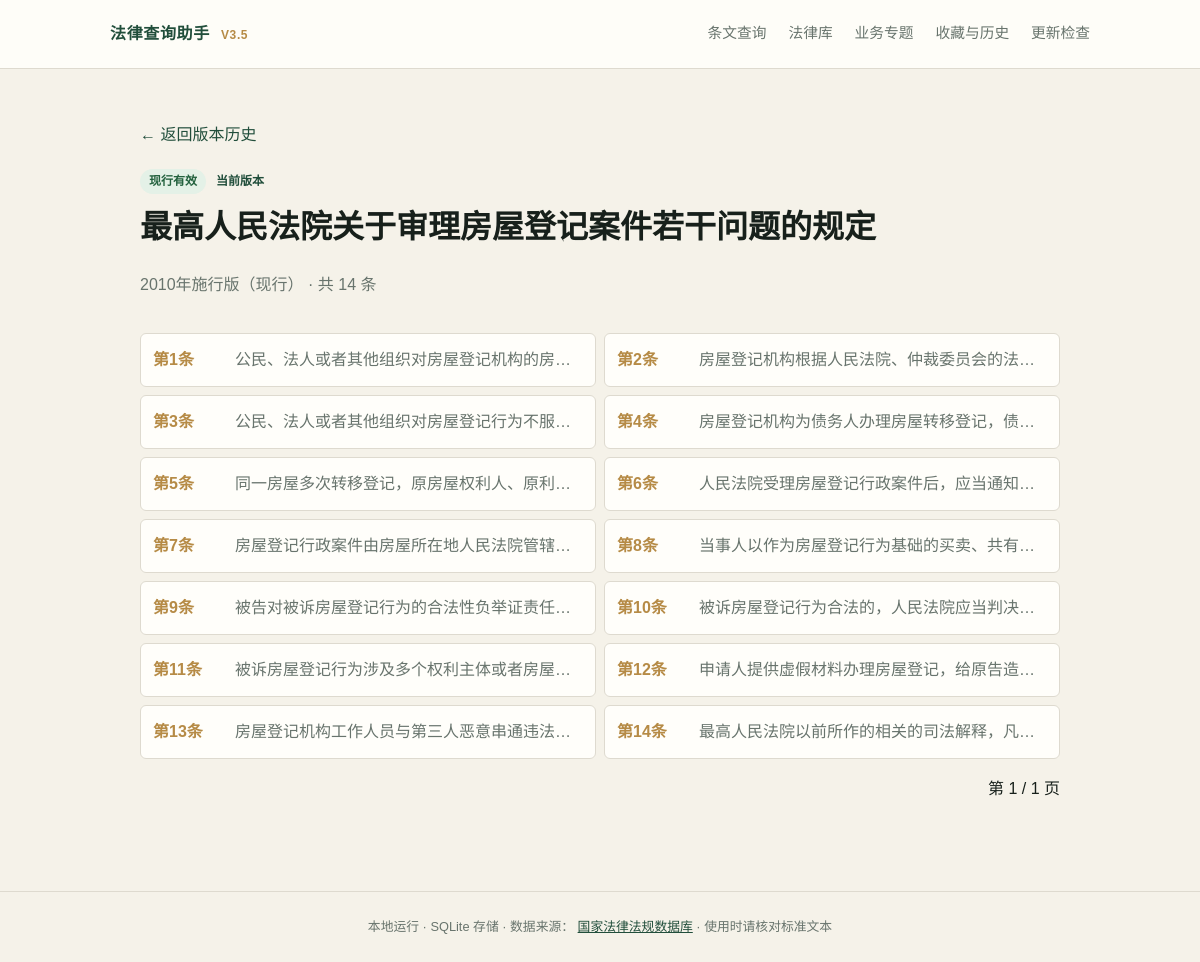
Page /laws/spc-house-registration-provisions/versions/20 on the committed database.
### tables this page shows
CREATE TABLE law_versions (
    id INTEGER PRIMARY KEY AUTOINCREMENT,
    law_id INTEGER NOT NULL,
    version_label TEXT NOT NULL,
    status TEXT NOT NULL DEFAULT 'effective',
    promulgation_date TEXT,
    effective_date TEXT,
    expiry_date TEXT,
    source_url TEXT NOT NULL DEFAULT '',
    source_record_id TEXT NOT NULL DEFAULT '',
    source_hash TEXT NOT NULL DEFAULT '',
    is_current INTEGER NOT NULL DEFAULT 0 CHECK (is_current IN (0, 1)),
    imported_at TEXT NOT NULL DEFAULT CURRENT_TIMESTAMP,
    FOREIGN KEY (law_id) REFERENCES laws(id) ON DELETE CASCADE,
    UNIQUE (law_id, version_label)
);

CREATE TABLE laws (
    id INTEGER PRIMARY KEY AUTOINCREMENT,
    slug TEXT NOT NULL UNIQUE,
    title TEXT NOT NULL,
    short_name TEXT NOT NULL DEFAULT '',
    issuing_authority TEXT NOT NULL DEFAULT '',
    jurisdiction TEXT NOT NULL DEFAULT '中国',
    category TEXT NOT NULL DEFAULT '法律',
    status TEXT NOT NULL DEFAULT 'effective',
    promulgation_date TEXT,
    effective_date TEXT,
    expiry_date TEXT,
    source_url TEXT NOT NULL DEFAULT '',
    description TEXT NOT NULL DEFAULT '',
    created_at TEXT NOT NULL DEFAULT CURRENT_TIMESTAMP,
    updated_at TEXT NOT NULL DEFAULT CURRENT_TIMESTAMP
);

CREATE TABLE articles (
    id INTEGER PRIMARY KEY AUTOINCREMENT,
    law_version_id INTEGER NOT NULL,
    article_no INTEGER NOT NULL,
    title TEXT NOT NULL DEFAULT '',
    content TEXT NOT NULL,
    book TEXT NOT NULL DEFAULT '',
    chapter TEXT NOT NULL DEFAULT '',
    keywords TEXT NOT NULL DEFAULT '',
    related_articles TEXT NOT NULL DEFAULT '',
    created_at TEXT NOT NULL DEFAULT CURRENT_TIMESTAMP,
    updated_at TEXT NOT NULL DEFAULT CURRENT_TIMESTAMP,
    FOREIGN KEY (law_version_id) REFERENCES law_versions(id) ON DELETE CASCADE,
    UNIQUE (law_version_id, article_no)
);

### app.py (the view)
    @app.get("/laws/<law_slug>/versions/<int:version_id>")
    def version_articles(law_slug: str, version_id: int):
        db = get_db()
        version = db.execute(
            """
            SELECT v.*, l.slug AS law_slug, l.title AS law_title, l.short_name AS law_short_name
            FROM law_versions v JOIN laws l ON l.id=v.law_id
            WHERE l.slug=? AND v.id=?
            """,
            (law_slug, version_id),
        ).fetchone()
        if version is None:
            abort(404)
        page = max(request.args.get("page", 1, type=int), 1)
        per_page = 100
        total = db.execute("SELECT COUNT(*) FROM articles WHERE law_version_id=?", (version_id,)).fetchone()[0]
        articles = db.execute(
            """
            SELECT * FROM articles WHERE law_version_id=?
            ORDER BY article_no LIMIT ? OFFSET ?
            """,
            (version_id, per_page, (page - 1) * per_page),
        ).fetchall()
        return render_template(
            "version_articles.html", version=version, articles=articles, page=page,
            per_page=per_page, total=total,
        )

### db.py (called while the page is built)
def get_db() -> sqlite3.Connection:
    if "db" not in g:
        db_path = Path(current_app.config["DATABASE"])
        db_path.parent.mkdir(parents=True, exist_ok=True)
        g.db = sqlite3.connect(db_path)
        g.db.row_factory = sqlite3.Row
        g.db.execute("PRAGMA foreign_keys = ON")
    return g.db

### templates/version_articles.html (shortened to what this page needs)
{% extends "base.html" %}
{% block content %}
  <a class="back" href="{{ url_for('law_detail', law_slug=version['law_slug']) }}">← 返回版本历史</a>
  <div class="page-title compact">
    <div class="source-row"><span class="status-badge {{ version['status'] }}">{{ version['status']|status_label }}</span>{% if version['is_current'] %}<span class="current-mark">当前版本</span>{% endif %}</div>
    <h1>{{ version['law_title'] }}</h1><p>{{ version['version_label'] }} · 共 {{ total }} 条</p>
  </div>
  <div class="article-index">
    {% for article in articles %}
      <a href="{{ url_for('article_detail', law_slug=version['law_slug'], article_no=article['article_no'], version=version['id'] if not version['is_current'] else None) }}">
        <strong>第{{ article['article_no'] }}条</strong><span>{{ article['title'] or article['content']|truncate(42) }}</span>
      </a>
    {% endfor %}
  </div>
  <nav class="pagination">
    <span>第 {{ page }} / {{ ((total - 1) // per_page) + 1 }} 页</span>
  </nav>
{% endblock %}

### templates/base.html (shortened to what this page needs)
<!doctype html>
<html lang="zh-CN">
<head>
  <link rel="stylesheet" href="{{ url_for('static', filename='style.css') }}">
</head>
<body>
  <header class="site-header">
    <a class="brand" href="{{ url_for('index') }}">法律查询助手 <span>V3.5</span></a>
    <nav>
      <a href="{{ url_for('index') }}">条文查询</a>
      <a href="{{ url_for('law_library') }}">法律库</a>
      <a href="{{ url_for('topic_library') }}">业务专题</a>
      <a href="{{ url_for('personal_workspace') }}">收藏与历史</a>
      <a href="{{ url_for('update_center') }}">更新检查</a>
    </nav>
  </header>
  <main class="container">
    {% block content %}{% endblock %}
  </main>
  <footer>
    本地运行 · SQLite 存储 · 数据来源：
    <a href="https://flk.npc.gov.cn/" target="_blank" rel="noreferrer">国家法律法规数据库</a>
    · 使用时请核对标准文本
  </footer>
</body>
</html>

### static/style.css (style rules this page uses)
:root { --ink: #17201b; --muted: #68746d; --paper: #f5f2e9; --card: #fffefa; --green: #214e3b; --gold: #b68b46; --line: #dedacf; }
* { box-sizing: border-box; }
body { margin: 0; color: var(--ink); background: var(--paper); font-family: "Microsoft YaHei", "PingFang SC", sans-serif; line-height: 1.75; }
.site-header { padding: 20px max(24px, calc((100% - 980px) / 2)); border-bottom: 1px solid var(--line); background: rgba(255, 254, 250, .9); display: flex; justify-content: space-between; align-items: center; }
.brand { color: var(--green); font-weight: 800; text-decoration: none; letter-spacing: .04em; }
.brand span { color: var(--gold); font-size: .75rem; margin-left: 6px; }
.site-header nav { display: flex; gap: 22px; }
.site-header nav a { color: var(--muted); text-decoration: none; font-size: .92rem; }
.container { width: min(920px, calc(100% - 32px)); margin: 0 auto; padding: 52px 0 72px; }
.result-title-row, .source-row, .page-actions, .version-actions { display: flex; align-items: center; gap: 10px; }
.status-badge { white-space: nowrap; padding: 2px 9px; border-radius: 999px; font-size: .75rem; font-weight: 700; background: #ecebe6; color: var(--muted); }
.status-badge.effective { background: #e4f1e7; color: #23613e; }
.back { display: inline-block; margin-bottom: 20px; color: var(--green); text-decoration: none; }
.article-nav, .pagination { display: flex; justify-content: space-between; margin: 16px 0; }
footer { text-align: center; color: var(--muted); font-size: .8rem; padding: 24px; border-top: 1px solid var(--line); }
footer a { color: var(--green); }
.page-title { margin-bottom: 34px; }
.page-title h1 { font-family: SimSun, serif; font-size: 2.5rem; margin: 5px 0; }
.page-title p:last-child { color: var(--muted); }
.page-title.compact h1 { font-size: 2rem; }
.current-mark { color: var(--green); font-size: .75rem; font-weight: 700; }
.article-index { display: grid; grid-template-columns: repeat(2, 1fr); gap: 8px; }
.article-index a { display: grid; grid-template-columns: 82px 1fr; color: inherit; text-decoration: none; background: var(--card); border: 1px solid var(--line); border-radius: 6px; padding: 12px; }
.article-index strong { color: var(--gold); }
.article-index span { white-space: nowrap; overflow: hidden; text-overflow: ellipsis; color: var(--muted); }

### rows in the picture
law_versions: status|status_label "现行有效", version_label "2010年施行版（现行）"
laws: law_title "最高人民法院关于审理房屋登记案件若干问题的规定"
articles: article_no "1", title+content "公民、法人或者其他组织对房屋登记机构的房…"
articles: article_no "2", title+content "房屋登记机构根据人民法院、仲裁委员会的法…"
articles: article_no "3", title+content "公民、法人或者其他组织对房屋登记行为不服…"
articles: article_no "4", title+content "房屋登记机构为债务人办理房屋转移登记，债…"
articles: article_no "5", title+content "同一房屋多次转移登记，原房屋权利人、原利…"
articles: article_no "6", title+content "人民法院受理房屋登记行政案件后，应当通知…"
articles: article_no "7", title+content "房屋登记行政案件由房屋所在地人民法院管辖…"
articles: article_no "8", title+content "当事人以作为房屋登记行为基础的买卖、共有…"
articles: article_no "9", title+content "被告对被诉房屋登记行为的合法性负举证责任…"
articles: article_no "10", title+content "被诉房屋登记行为合法的，人民法院应当判决…"
articles: article_no "11", title+content "被诉房屋登记行为涉及多个权利主体或者房屋…"
articles: article_no "12", title+content "申请人提供虚假材料办理房屋登记，给原告造…"
articles: article_no "13", title+content "房屋登记机构工作人员与第三人恶意串通违法…"
articles: article_no "14", title+content "最高人民法院以前所作的相关的司法解释，凡…"

### other values in the picture
{{ total }} "14"
{{ page }} "1"
{{ ((total - 1) // per_page) + 1 }} "1"
